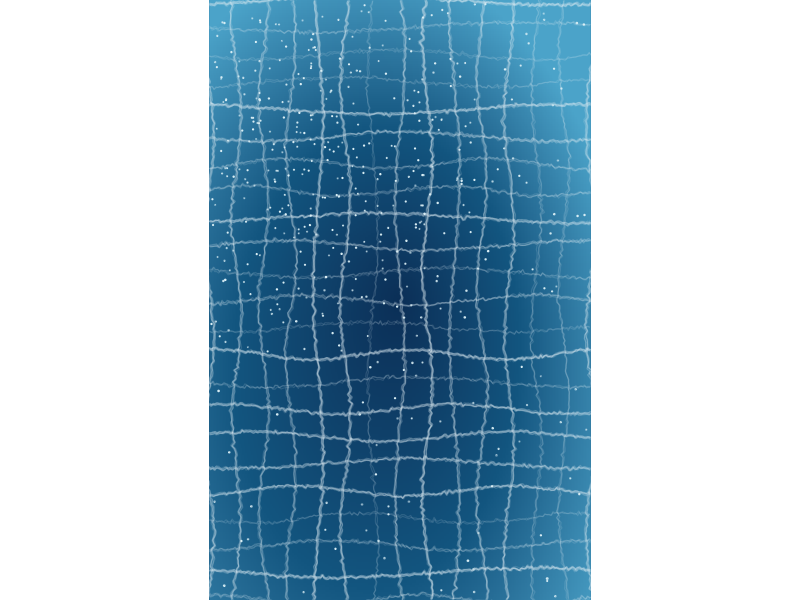
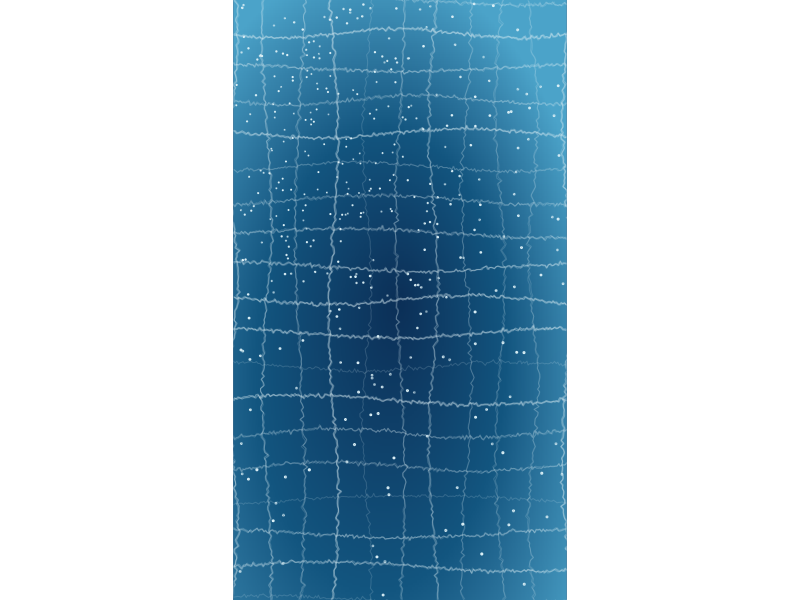
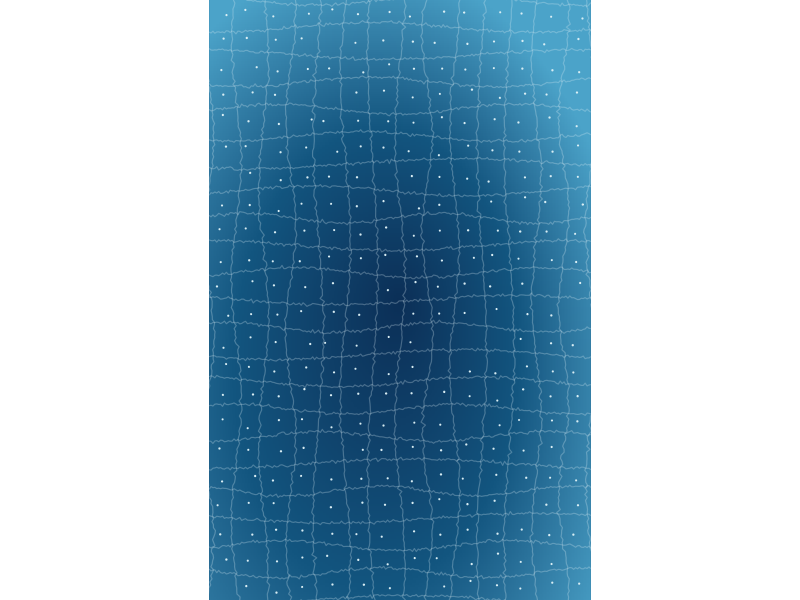
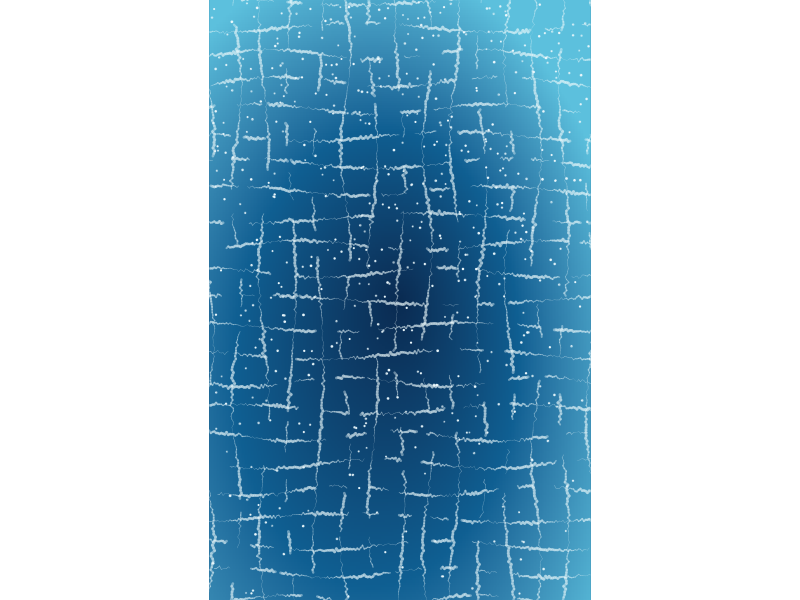
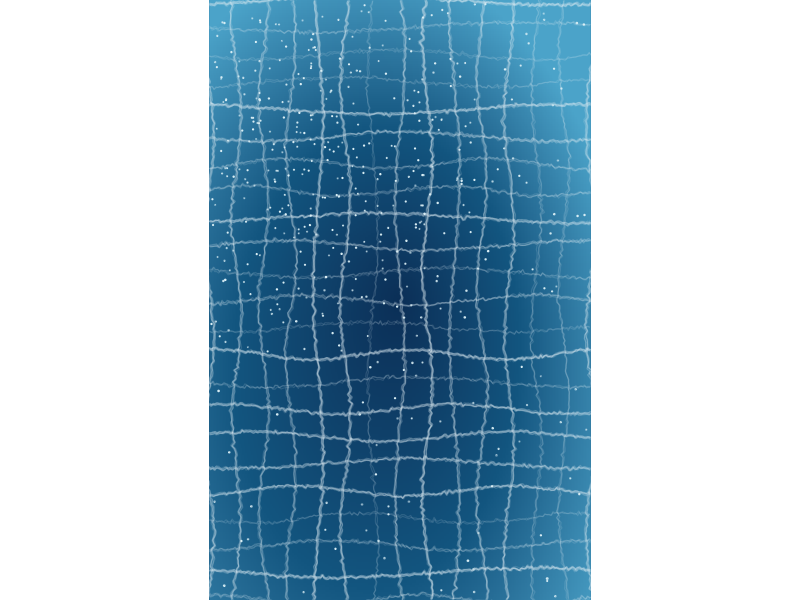
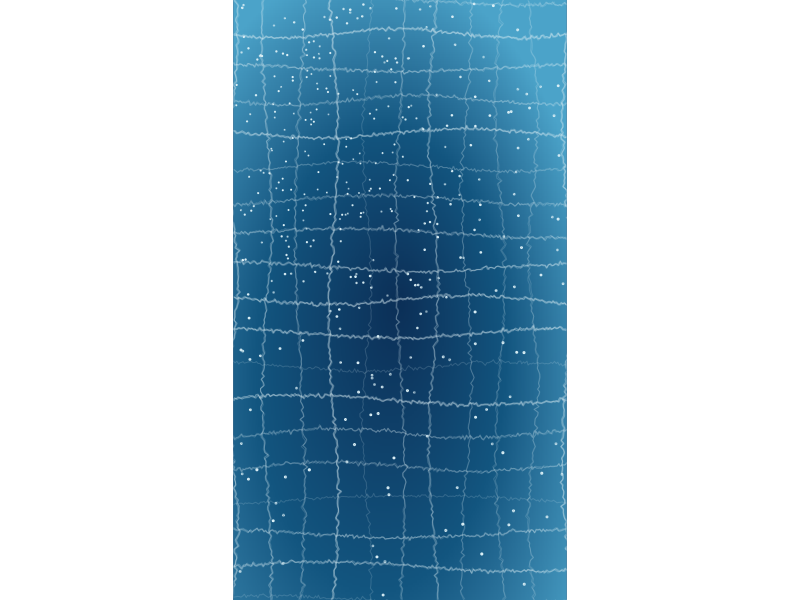

These charts were generated, in order, by the following R code:
#### first try

library(ggplot2)

set.seed(42)

# ---- parameters -------------------------------------------------------------
n_cols   <- 14      # lattice columns
n_rows   <- 22      # lattice rows (body is taller than wide)
wobble   <- 0.18    # how wavy the reticulation lines are
spot_r   <- 0.16    # base spot radius (in cell units)

deep     <- "#0b2f57"   # deep navy (body core)
mid      <- "#12557f"   # mid teal-blue
edge     <- "#4ba3c9"   # pale edge blue
pale     <- "#dbeff5"   # spot / line colour

# ---- background gradient (fine raster) --------------------------------------
gres <- 260
bg <- expand.grid(x = seq(0, n_cols, length.out = gres),
                  y = seq(0, n_rows, length.out = gres))
# diagonal + radial mix so the core is deep and edges lighten
cx <- n_cols / 2; cy <- n_rows / 2
bg$rad  <- sqrt(((bg$x - cx) / cx)^2 + ((bg$y - cy) / cy)^2)
bg$diag <- (bg$x + bg$y) / (n_cols + n_rows)
bg$t    <- pmin(1, 0.55 * bg$rad + 0.45 * bg$diag)

# ---- wavy lattice lines -----------------------------------------------------
line_path <- function(fixed, along, amp, phase, freq) {
  # returns a wavy line: 'fixed' is the nominal coord, 'along' the sweep
  disp <- amp * sin(freq * along + phase) + rnorm(length(along), 0, 0.03)
  fixed + disp
}
along_y <- seq(0, n_rows, length.out = 200)
along_x <- seq(0, n_cols, length.out = 200)

vlines <- do.call(rbind, lapply(0:n_cols, function(i) {
  data.frame(grp = paste0("v", i),
             x = line_path(i, along_y, wobble, runif(1, 0, 6.28), runif(1, .4, .9)),
             y = along_y)
}))
hlines <- do.call(rbind, lapply(0:n_rows, function(j) {
  data.frame(grp = paste0("h", j),
             x = along_x,
             y = line_path(j, along_x, wobble, runif(1, 0, 6.28), runif(1, .4, .9)))
}))

# ---- spots: one per cell, jittered, varied size -----------------------------
spots <- expand.grid(cx = seq(0.5, n_cols - 0.5, by = 1),
                     cy = seq(0.5, n_rows - 0.5, by = 1))
spots$x    <- spots$cx + rnorm(nrow(spots), 0, 0.10)
spots$y    <- spots$cy + rnorm(nrow(spots), 0, 0.10)
spots$size <- spot_r * runif(nrow(spots), 0.55, 1.15)
# drop a few spots so the field is not perfectly regular
spots <- spots[runif(nrow(spots)) > 0.08, ]

# ---- plot -------------------------------------------------------------------
p <- ggplot() +
  geom_raster(data = bg, aes(x, y, fill = t)) +
  scale_fill_gradientn(colours = c(deep, mid, edge)) +
  geom_path(data = vlines, aes(x, y, group = grp),
            colour = pale, alpha = 0.28, linewidth = 0.4) +
  geom_path(data = hlines, aes(x, y, group = grp),
            colour = pale, alpha = 0.28, linewidth = 0.4) +
  geom_point(data = spots, aes(x, y, size = size),
             colour = pale, alpha = 0.9) +
  scale_size_identity() +
  coord_fixed(xlim = c(0, n_cols), ylim = c(0, n_rows), expand = FALSE) +
  theme_void() +
  theme(legend.position = "none",
        plot.background = element_rect(fill = deep, colour = NA))

ggsave("/home/claude/ws_v1.png", p, width = 5, height = 7.5, dpi = 130)
cat("done\n")


### second try

library(ggplot2)

set.seed(42)

# ---- parameters -------------------------------------------------------------
n_cols   <- 14      # lattice columns
n_rows   <- 22      # lattice rows (body is taller than wide)
wobble   <- 0.18    # how wavy the reticulation lines are
spot_r   <- 0.16    # base spot radius (in cell units)

# line character
line_w   <- 0.55    # base line width; segments swing above and below this
break_lvl<- 0.42    # solidity cutoff: higher = more dotted / broken line

# dot field
base_lam <- 0.55    # average dots per cell far from the head
dot_amin <- 0.40    # dot alpha floor
dot_amax <- 1.00    # dot alpha ceiling

# head: raises dot density nearby. move it anywhere in lattice units.
head_x   <- n_cols * 0.50
head_y   <- n_rows * 0.97   # near the top edge by default
head_reach <- n_rows * 0.45 # how far the head's influence reaches
head_boost <- 1.8            # extra expected dots per cell at the head

deep     <- "#0a2b52"   # deep navy (body core)
mid      <- "#0f5f92"   # mid teal-blue
edge     <- "#5cc0dd"   # pale edge blue
pale     <- "#eaf7fb"   # spot / line colour

# ---- background gradient (fine raster) --------------------------------------
gres <- 260
bg <- expand.grid(x = seq(0, n_cols, length.out = gres),
                  y = seq(0, n_rows, length.out = gres))
cx <- n_cols / 2; cy <- n_rows / 2
bg$rad  <- sqrt(((bg$x - cx) / cx)^2 + ((bg$y - cy) / cy)^2)
bg$diag <- (bg$x + bg$y) / (n_cols + n_rows)
bg$t    <- pmin(1, 0.55 * bg$rad + 0.45 * bg$diag)

# ---- lattice lines: wavy, width varies along length, break into dots --------
# Each line is sampled at many points, cut into short segments, and every
# segment gets its own width. A smooth "solidity" signal decides whether a
# segment is drawn at all, so lines fade from solid to dotted to broken.
build_line <- function(fixed, along, orient) {
  n <- length(along)
  t <- seq(0, 1, length.out = n)
  
  disp <- wobble * sin(runif(1, .4, .9) * along + runif(1, 0, 6.28)) +
    rnorm(n, 0, 0.03)
  if (orient == "v") { x <- fixed + disp; y <- along }
  else               { x <- along;        y <- fixed + disp }
  
  # width: smooth swell and thin down the length, plus a little noise
  wf <- 0.5 + 0.5 * sin(runif(1, 3, 7) * 2 * pi * t + runif(1, 0, 6.28))
  w  <- line_w * (0.20 + 1.55 * wf) + rnorm(n, 0, 0.04)
  w  <- pmax(w, 0.03)
  
  # solidity: low-frequency envelope + faster ripple. Where the sum dips
  # below break_lvl the segment is dropped; near the cutoff it flickers on
  # and off, which reads as a dotted run.
  env    <- 0.68 + 0.32 * sin(runif(1, 1.1, 2.4) * 2 * pi * t + runif(1, 0, 6.28))
  ripple <- 0.30 * sin(runif(1, 7, 12) * 2 * pi * t + runif(1, 0, 6.28))
  keep_pt <- (env + ripple) > break_lvl
  
  data.frame(
    x = x[-n], y = y[-n], xend = x[-1], yend = y[-1],
    w = (w[-n] + w[-1]) / 2,
    keep = keep_pt[-n] & keep_pt[-1]
  )
}

along_y <- seq(0, n_rows, length.out = 220)
along_x <- seq(0, n_cols, length.out = 220)
segs <- rbind(
  do.call(rbind, lapply(0:n_cols, function(i) build_line(i, along_y, "v"))),
  do.call(rbind, lapply(0:n_rows, function(j) build_line(j, along_x, "h")))
)
segs <- segs[segs$keep, ]

# ---- dot field: dots per cell vary; denser near the head --------------------
cells <- expand.grid(cx = seq(0.5, n_cols - 0.5, by = 1),
                     cy = seq(0.5, n_rows - 0.5, by = 1))
d2     <- (cells$cx - head_x)^2 + (cells$cy - head_y)^2
lambda <- base_lam + head_boost * exp(-d2 / (2 * head_reach^2))
cells$n <- rpois(nrow(cells), lambda)

dots <- do.call(rbind, lapply(which(cells$n > 0), function(i) {
  k <- cells$n[i]
  data.frame(
    x     = cells$cx[i] + runif(k, -0.42, 0.42),
    y     = cells$cy[i] + runif(k, -0.42, 0.42),
    size  = spot_r * runif(k, 0.35, 1.5),
    alpha = runif(k, dot_amin, dot_amax)
  )
}))
dots$a_glow <- dots$alpha * 0.16

# ---- plot -------------------------------------------------------------------
p <- ggplot() +
  geom_raster(data = bg, aes(x, y, fill = t)) +
  scale_fill_gradientn(colours = c(deep, mid, edge)) +
  geom_segment(data = segs,
               aes(x, y, xend = xend, yend = yend, linewidth = w),
               colour = pale, alpha = 0.42, lineend = "round") +
  scale_linewidth_identity() +
  geom_point(data = dots, aes(x, y, size = size * 2.1, alpha = a_glow),
             colour = pale) +
  geom_point(data = dots, aes(x, y, size = size, alpha = alpha),
             colour = pale) +
  scale_size_identity() +
  scale_alpha_identity() +
  coord_fixed(xlim = c(0, n_cols), ylim = c(0, n_rows), expand = FALSE) +
  theme_void() +
  theme(legend.position = "none",
        plot.background = element_rect(fill = deep, colour = NA))

ggsave("/home/claude/whaleshark_pattern.png", p, width = 5, height = 7.5, dpi = 130)
cat("segments:", nrow(segs), " dots:", nrow(dots), "\n")

######## third attempt

library(ggplot2)

set.seed(42)

# ---- parameters -------------------------------------------------------------
n_cols   <- 14      # lattice columns
n_rows   <- 22      # lattice rows (body is taller than wide)
wobble   <- 0.18    # how wavy the reticulation lines are

# line character: each line is redrawn a random number of times, every copy
# nudged by a tiny jitter. Where copies splay the bundle widens; where they
# converge it tightens. Width is therefore emergent, not computed.
max_copies <- 10    # a line is drawn between 1 and this many times
jit        <- 0.035 # size of the per-copy jitter (keep it minuscule)
line_alpha <- 0.14  # per-copy alpha; overlaps build up the solid core

# head: densest, smallest dots at the chosen quadrant centre. Moving away,
# dots grow sparser but larger on average (probabilistically, not by rule).
head_quadrant <- "top-left"   # top-left | top-right | bottom-left | bottom-right
lam_head <- 4.5     # expected dots per cell at the head
lam_far  <- 0.35    # expected dots per cell far from the head
size_head <- 0.12   # mean dot size at the head (small)
size_far  <- 0.34   # mean dot size in the tail (large)
reach_f   <- 0.22   # head influence, as a fraction of the plot diagonal

deep     <- "#0b2f57"   # deep navy (body core)
mid      <- "#12557f"   # mid teal-blue
edge     <- "#4ba3c9"   # pale edge blue
pale     <- "#dbeff5"   # spot / line colour

# ---- background gradient (fine raster) --------------------------------------
gres <- 260
bg <- expand.grid(x = seq(0, n_cols, length.out = gres),
                  y = seq(0, n_rows, length.out = gres))
cx <- n_cols / 2; cy <- n_rows / 2
bg$rad  <- sqrt(((bg$x - cx) / cx)^2 + ((bg$y - cy) / cy)^2)
bg$diag <- (bg$x + bg$y) / (n_cols + n_rows)
bg$t    <- pmin(1, 0.55 * bg$rad + 0.45 * bg$diag)

# ---- wavy lattice lines, redrawn with jitter --------------------------------
# The base wavy path is computed once per line so every copy follows the same
# reticulation; only the tiny jitter differs between copies.
build_line_copies <- function(id, fixed, along, orient) {
  base_disp <- wobble * sin(runif(1, .4, .9) * along + runif(1, 0, 6.28)) +
    rnorm(length(along), 0, 0.03)
  if (orient == "v") { bx <- fixed + base_disp; by <- along }
  else               { bx <- along;             by <- fixed + base_disp }
  
  k <- sample(seq_len(max_copies), 1)
  do.call(rbind, lapply(seq_len(k), function(cc) {
    jx <- jit * sin(runif(1, 1, 3) * along + runif(1, 0, 6.28)) +
      rnorm(length(along), 0, jit * 0.3)
    jy <- jit * sin(runif(1, 1, 3) * along + runif(1, 0, 6.28)) +
      rnorm(length(along), 0, jit * 0.3)
    data.frame(grp = paste0(id, "_", cc), x = bx + jx, y = by + jy)
  }))
}

along_y <- seq(0, n_rows, length.out = 200)
along_x <- seq(0, n_cols, length.out = 200)
lines_df <- rbind(
  do.call(rbind, lapply(0:n_cols, function(i) build_line_copies(paste0("v", i), i, along_y, "v"))),
  do.call(rbind, lapply(0:n_rows, function(j) build_line_copies(paste0("h", j), j, along_x, "h")))
)

# ---- dot field: count falls off from the head, size grows with distance -----
head_xy <- switch(head_quadrant,
                  "top-left"     = c(n_cols * 0.25, n_rows * 0.75),
                  "top-right"    = c(n_cols * 0.75, n_rows * 0.75),
                  "bottom-left"  = c(n_cols * 0.25, n_rows * 0.25),
                  "bottom-right" = c(n_cols * 0.75, n_rows * 0.25))
head_x <- head_xy[1]; head_y <- head_xy[2]

cells <- expand.grid(cx = seq(0.5, n_cols - 0.5, by = 1),
                     cy = seq(0.5, n_rows - 0.5, by = 1))
maxd  <- sqrt(n_cols^2 + n_rows^2)
reach <- reach_f * maxd
d     <- sqrt((cells$cx - head_x)^2 + (cells$cy - head_y)^2)
dn    <- d / maxd                                   # normalised distance 0..~1

cells$lam   <- lam_far + (lam_head - lam_far) * exp(-(d / reach)^2)
cells$n     <- rpois(nrow(cells), cells$lam)
cells$smean <- size_head + (size_far - size_head) * dn   # mean size grows outward

dots <- do.call(rbind, lapply(which(cells$n > 0), function(i) {
  k <- cells$n[i]
  data.frame(
    x     = cells$cx[i] + runif(k, -0.42, 0.42),
    y     = cells$cy[i] + runif(k, -0.42, 0.42),
    size  = pmax(0.02, cells$smean[i] * runif(k, 0.6, 1.35)), # probabilistic spread
    alpha = runif(k, 0.40, 1.00)
  )
}))

# ---- plot -------------------------------------------------------------------
p <- ggplot() +
  geom_raster(data = bg, aes(x, y, fill = t)) +
  scale_fill_gradientn(colours = c(deep, mid, edge)) +
  geom_path(data = lines_df, aes(x, y, group = grp),
            colour = pale, alpha = line_alpha, linewidth = 0.4) +
  geom_point(data = dots, aes(x, y, size = size, alpha = alpha),
             colour = pale) +
  scale_size_identity() +
  scale_alpha_identity() +
  coord_fixed(xlim = c(0, n_cols), ylim = c(0, n_rows), expand = FALSE) +
  theme_void() +
  theme(legend.position = "none",
        plot.background = element_rect(fill = deep, colour = NA))
p
ggsave("/home/claude/whaleshark_pattern.png", p, width = 5, height = 7.5, dpi = 130)
cat("line-copies:", length(unique(lines_df$grp)), " dots:", nrow(dots), "\n")


############## fourth attempt

library(ggplot2)

set.seed(42)

# ---- parameters -------------------------------------------------------------
n_cols   <- 10
n_rows   <- 18
wobble   <- 0.14    # slightly straighter reticulation than before

# lines: redrawn with jitter, but de-frayed (fewer copies, tighter jitter)
max_copies <- 6
jit        <- 0.020
line_alpha <- 0.16
line_w     <- 0.35

# ONE head-ness field h in [0,1] drives BOTH count and size, so the density
# peak and the small-dot region are the same place, by construction.
head_quadrant <- "top-left"   # top-left | top-right | bottom-left | bottom-right
reach_cells <- 5.0   # TIGHT: half-width of the hotspot in cells (was ~12)
lam_head <- 5.0      # dots/cell at the head (dense)
lam_far  <- 0.60     # dots/cell far away (sparse but not barren)
size_head <- 0.045   # dot size at the head (small)
size_far  <- 0.40    # dot size far away (large)
size_jit  <- 0.14    # +/- fraction of per-dot size noise (was 0.6..1.35 = huge)

deep <- "#0b2f57"; mid <- "#12557f"; edge <- "#4ba3c9"; pale <- "#dbeff5"

# ---- background gradient (unchanged) ----------------------------------------
gres <- 260
bg <- expand.grid(x = seq(0, n_cols, length.out = gres),
                  y = seq(0, n_rows, length.out = gres))
cx <- n_cols/2; cy <- n_rows/2
bg$rad  <- sqrt(((bg$x-cx)/cx)^2 + ((bg$y-cy)/cy)^2)
bg$diag <- (bg$x+bg$y)/(n_cols+n_rows)
bg$t    <- pmin(1, 0.55*bg$rad + 0.45*bg$diag)

# ---- lines: jittered copies, de-frayed --------------------------------------
build_line_copies <- function(id, fixed, along, orient) {
  base_disp <- wobble*sin(runif(1,.4,.9)*along + runif(1,0,6.28)) + rnorm(length(along),0,0.03)
  if (orient=="v") { bx <- fixed+base_disp; by <- along } else { bx <- along; by <- fixed+base_disp }
  k <- sample(seq_len(max_copies), 1)
  do.call(rbind, lapply(seq_len(k), function(cc) {
    jx <- jit*sin(runif(1,1,3)*along+runif(1,0,6.28)) + rnorm(length(along),0,jit*0.3)
    jy <- jit*sin(runif(1,1,3)*along+runif(1,0,6.28)) + rnorm(length(along),0,jit*0.3)
    data.frame(grp=paste0(id,"_",cc), x=bx+jx, y=by+jy)
  }))
}
along_y <- seq(0, n_rows, length.out = 200)
along_x <- seq(0, n_cols, length.out = 200)
lines_df <- rbind(
  do.call(rbind, lapply(0:n_cols, function(i) build_line_copies(paste0("v",i), i, along_y, "v"))),
  do.call(rbind, lapply(0:n_rows, function(j) build_line_copies(paste0("h",j), j, along_x, "h")))
)

# ---- dots: single head-ness field drives count AND size ---------------------
head_xy <- switch(head_quadrant,
                  "top-left"     = c(n_cols*0.25, n_rows*0.75),
                  "top-right"    = c(n_cols*0.75, n_rows*0.75),
                  "bottom-left"  = c(n_cols*0.25, n_rows*0.25),
                  "bottom-right" = c(n_cols*0.75, n_rows*0.25))
head_x <- head_xy[1]; head_y <- head_xy[2]

cells <- expand.grid(cx = seq(0.5, n_cols-0.5, by=1),
                     cy = seq(0.5, n_rows-0.5, by=1))
d <- sqrt((cells$cx-head_x)^2 + (cells$cy-head_y)^2)
cells$h <- exp(-(d/reach_cells)^2)                       # 1 at head, ->0 away

cells$lam   <- lam_far  + (lam_head  - lam_far ) * cells$h        # dense at head
cells$n     <- rpois(nrow(cells), cells$lam)
cells$smean <- size_far + (size_head - size_far) * cells$h        # small at head

dots <- do.call(rbind, lapply(which(cells$n > 0), function(i) {
  k <- cells$n[i]
  data.frame(
    x = cells$cx[i] + runif(k, -0.42, 0.42),
    y = cells$cy[i] + runif(k, -0.42, 0.42),
    size  = pmax(0.02, cells$smean[i] * runif(k, 1-size_jit, 1+size_jit)),
    alpha = runif(k, 0.45, 1.00)
  )
}))

# ---- plot -------------------------------------------------------------------
p <- ggplot() +
  geom_raster(data=bg, aes(x,y,fill=t)) +
  scale_fill_gradientn(colours=c(deep,mid,edge)) +
  geom_path(data=lines_df, aes(x,y,group=grp), colour=pale, alpha=line_alpha, linewidth=line_w) +
  geom_point(data=dots, aes(x,y,size=size,alpha=alpha), colour=pale) +
  scale_size_identity() + scale_alpha_identity() +
  coord_fixed(xlim=c(0,n_cols), ylim=c(0,n_rows), expand=FALSE) +
  theme_void() +
  theme(legend.position="none", plot.background=element_rect(fill=deep, colour=NA))

p

ggsave("/home/claude/whaleshark_pattern.png", p, width=5, height=7.5, dpi=130)
cat("dots:", nrow(dots), "\n")
